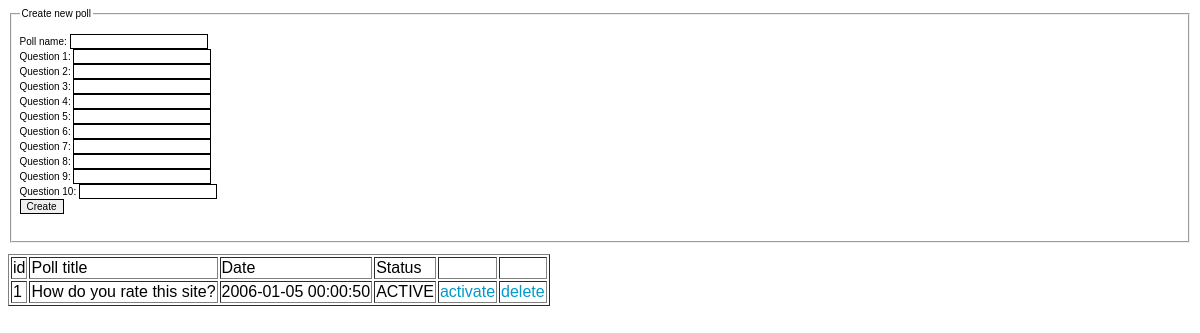
The app's page /minipoll/ADMIN.PHP with its own data.
### tables this page shows
CREATE TABLE `poll_desc` (
  `pollid` int(11) NOT NULL default '0',
  `polltitle` varchar(100) NOT NULL default '',
  `timestamp` datetime NOT NULL default '0000-00-00 00:00:00',
  `votecount` mediumint(9) NOT NULL default '0',
  `STATUS` varchar(6) default NULL,
  PRIMARY KEY  (`pollid`)
);

### minipoll/miniPollAdmin.class.php (the view, shortened to what this page needs)
<?php
class miniPollAdmin {
	var $results_page;
	var $max_questions;
	function miniPollAdmin() {
		$this->results_page = "admin.php";
		$this->max_questions = 10;
	}
	function listPolls() {
		$sql = @mysql_query ("SELECT pollid, polltitle, status, timestamp FROM poll_desc ORDER BY timestamp DESC");
		echo "<table border=\"1\">
		<tr><td>id</td>
		<td>Poll title</td>
		<td>Date</td>
		<td>Status</td>
		<td>&nbsp;</td>
		<td>&nbsp;</td></tr>";
		while ($row = @mysql_fetch_object($sql)) {
			echo "\t<tr><td>$row->pollid</td>
			<td>$row->polltitle</td>
			<td>$row->timestamp</td>
			<td>" . strtoupper($row->status) . "</td>
			<td><a href=\"$this->results_page?opt=activate&amp;pollid=$row->pollid\">activate</a></td>
			<td><a href=\"$this->results_page?opt=delete&amp;pollid=$row->pollid\">delete</a></td></tr>\r\n";
		}
		echo "</table>\r\n";
	}
	function newPollForm() {
		echo "<fieldset>
		<legend>Create new poll</legend>
		<form method=\"get\" name=\"form1\" method=\"post\" action=\"$this->results_page\"><br />\r\n";
		echo "Poll name: <input name=\"pollname\" type=\"text\" id=\"pollname\" class=\"formlook\" /><br />\r\n";
		for ($i = 1; $i <= $this->max_questions; $i ++) {
		    echo "Question $i: <input name=\"q[$i]\" type=\"text\" id=\"q[$i]\" class=\"formlook\" /><br />\r\n";
		}
		echo "<input type=\"submit\" name=\"Submit\" value=\"Create\" class=\"formlook\" /><br />\r\n</form><br />\r\n</fieldset>\r\n";
	}
}
?>

### records on screen
poll_desc: pollid "1", polltitle "How do you rate this site?", timestamp "2006-01-05 00:00:50", STATUS "ACTIVE"
